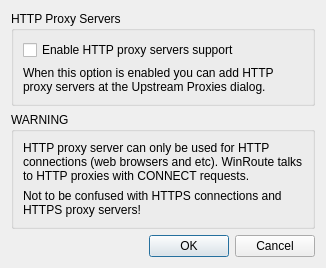
<?xml version="1.0" encoding="UTF-8"?>
<ui version="4.0">
 <class>HttpProxiesDialog</class>
 <widget class="QDialog" name="HttpProxiesDialog">
  <property name="windowTitle">
   <string>HTTP Proxy Servers Support</string>
  </property>
  <layout class="QVBoxLayout" name="mainLayout">
   <item>
    <widget class="QGroupBox" name="httpGroup">
     <property name="title">
      <string>HTTP Proxy Servers</string>
     </property>
     <layout class="QVBoxLayout" name="httpLayout">
      <item>
       <widget class="QCheckBox" name="enableCheck">
        <property name="text">
         <string>Enable HTTP proxy servers support</string>
        </property>
       </widget>
      </item>
      <item>
       <widget class="QLabel" name="infoLabel">
        <property name="text">
         <string>When this option is enabled you can add HTTP proxy servers at the Upstream Proxies dialog.</string>
        </property>
        <property name="wordWrap">
         <bool>true</bool>
        </property>
       </widget>
      </item>
     </layout>
    </widget>
   </item>
   <item>
    <widget class="QGroupBox" name="warnGroup">
     <property name="title">
      <string>WARNING</string>
     </property>
     <layout class="QVBoxLayout" name="warnLayout">
      <item>
       <widget class="QLabel" name="warnLabel">
        <property name="text">
         <string>HTTP proxy server can only be used for HTTP connections (web browsers and etc). WinRoute talks to HTTP proxies with CONNECT requests.</string>
        </property>
        <property name="wordWrap">
         <bool>true</bool>
        </property>
       </widget>
      </item>
      <item>
       <widget class="QLabel" name="warnLabel2">
        <property name="text">
         <string>Not to be confused with HTTPS connections and HTTPS proxy servers!</string>
        </property>
        <property name="wordWrap">
         <bool>true</bool>
        </property>
       </widget>
      </item>
     </layout>
    </widget>
   </item>
   <item>
    <widget class="QDialogButtonBox" name="buttonBox">
     <property name="orientation">
      <enum>Qt::Horizontal</enum>
     </property>
     <property name="standardButtons">
      <set>QDialogButtonBox::Cancel|QDialogButtonBox::Ok</set>
     </property>
    </widget>
   </item>
  </layout>
 </widget>
 <resources/>
 <connections>
  <connection>
   <sender>buttonBox</sender>
   <signal>accepted()</signal>
   <receiver>HttpProxiesDialog</receiver>
   <slot>accept()</slot>
  </connection>
  <connection>
   <sender>buttonBox</sender>
   <signal>rejected()</signal>
   <receiver>HttpProxiesDialog</receiver>
   <slot>reject()</slot>
  </connection>
 </connections>
</ui>
